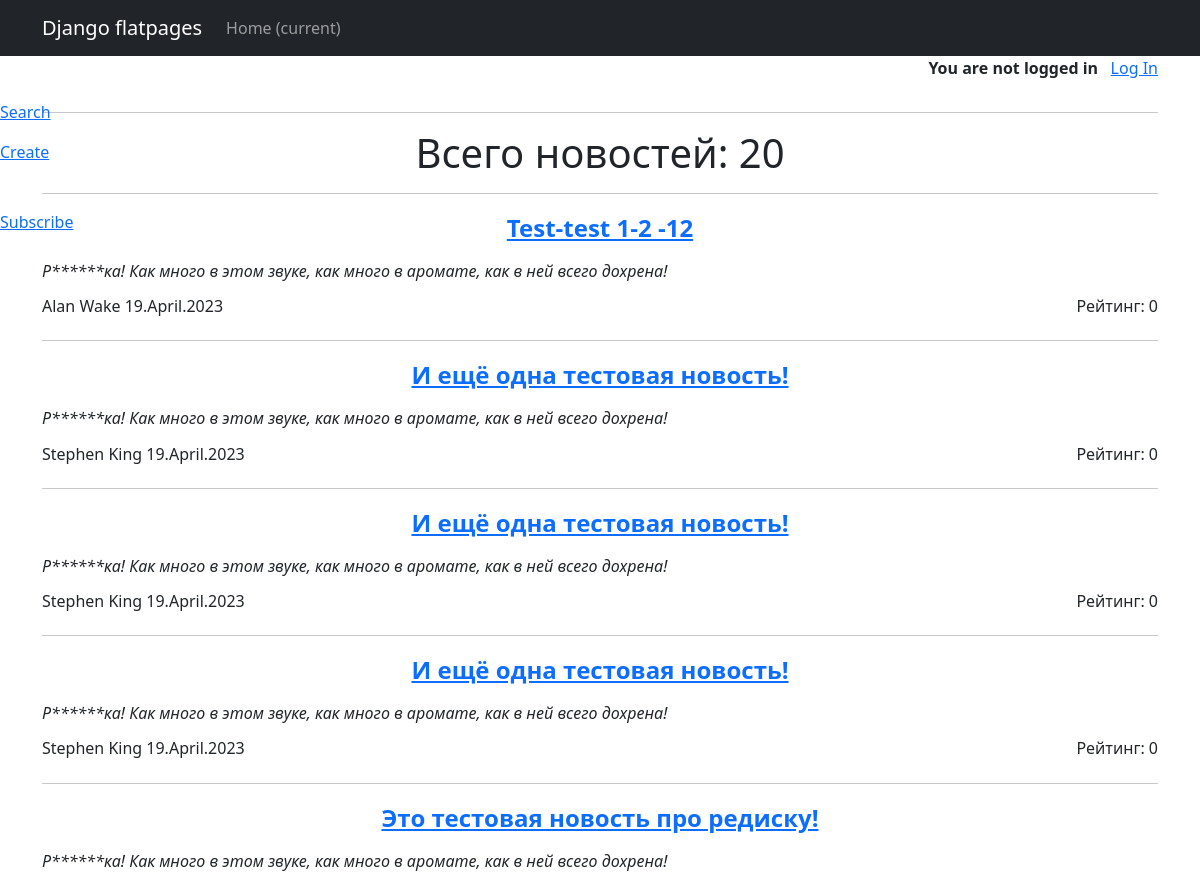
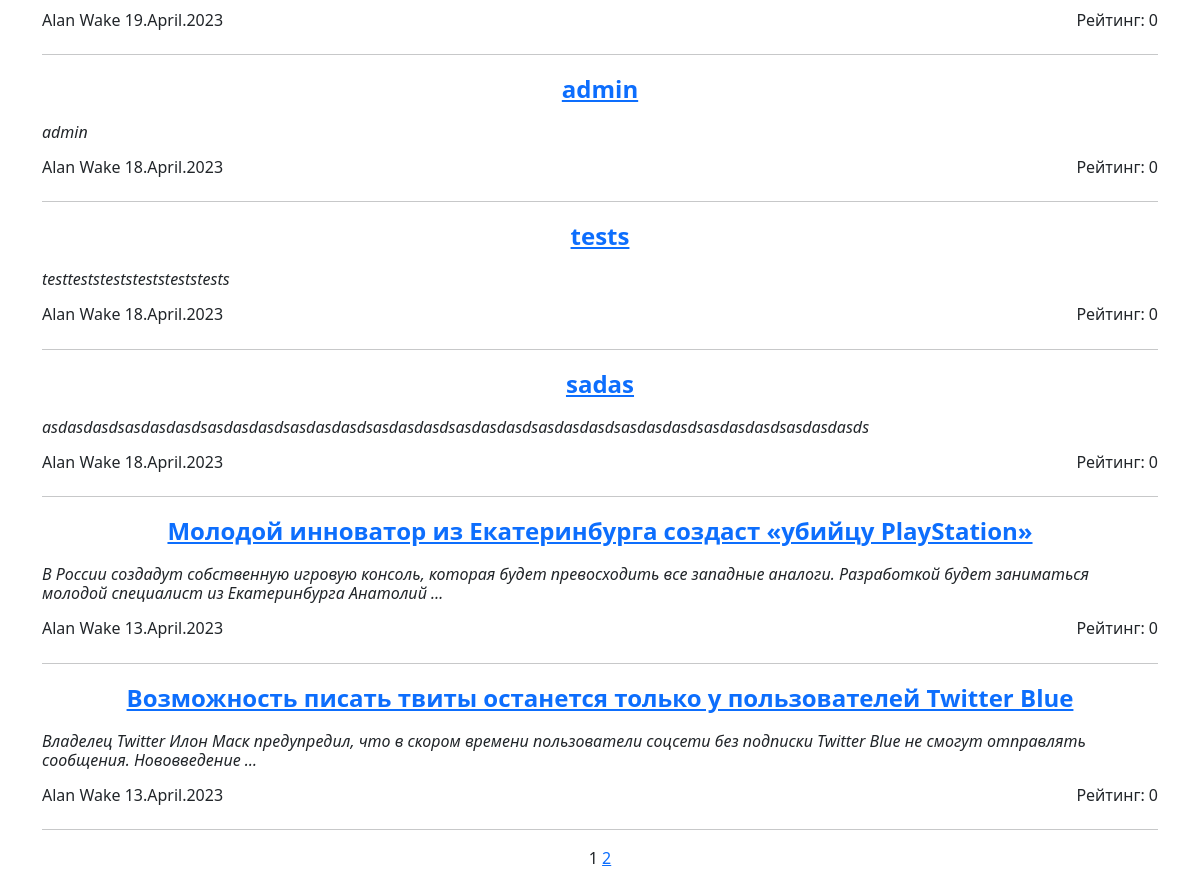
The page /posts/ on the database as committed earlier (2 pictures, top to bottom).
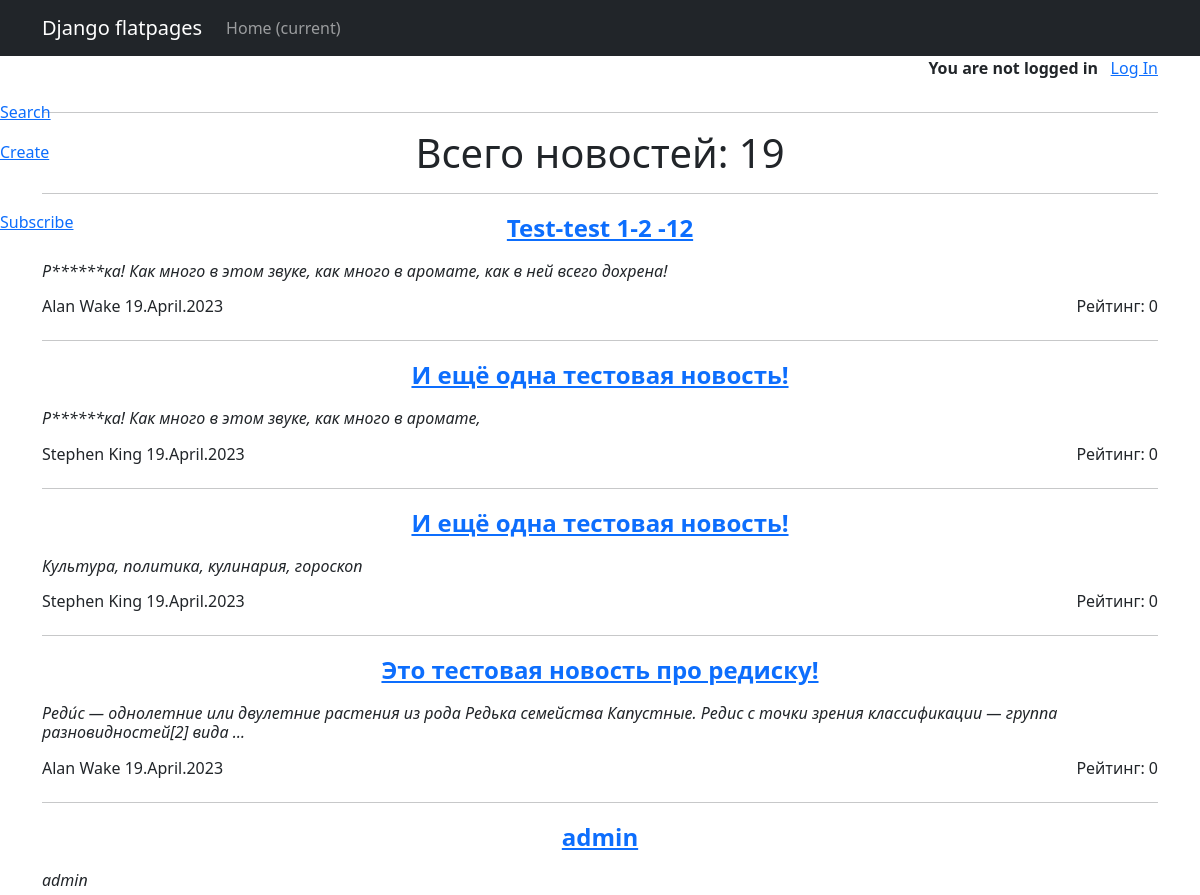
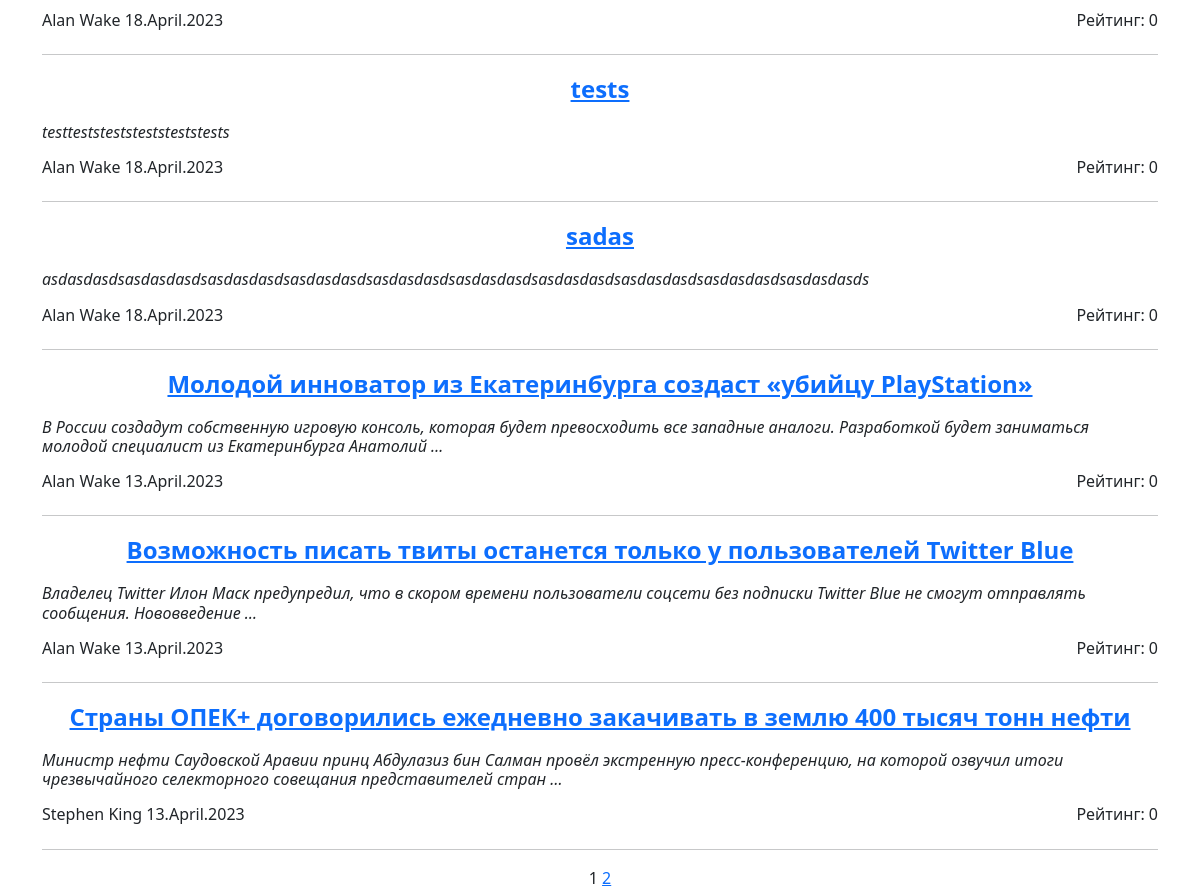
The same page on the database as committed later (2 pictures, top to bottom).
### news/models.py (models this page shows, shortened)
class Post(models.Model):
    ar = 'Article'
    nw = 'News'
    post_types = [
        (ar, 'Article'),
        (nw, 'News')
    ]
    post_type = models.CharField(max_length=7, choices=post_types, default=nw)
    t_creation = models.DateTimeField(auto_now_add=True)
    title = models.CharField(max_length=255)
    content = models.TextField()
    rating = models.IntegerField(default=0, db_column='rating')
    author = models.ForeignKey('Author', on_delete=models.CASCADE, related_name='post')
    category = models.ManyToManyField('Category', blank=True, through='PostCategory', verbose_name='Категории')  # Связь многие к многим

class Author(models.Model):
    full_name = models.CharField(max_length=100)
    rating = models.IntegerField(default=0) # значение вычисляется в update_rating
    user = models.ForeignKey('auth.User', on_delete=models.CASCADE) # связь с методом User один к одному
    def update_rating(self):
        r_comments_by_author = Comment.objects.filter(user_id=self.user.id).aggregate(models.Sum('rating'))['rating__sum'] # new variant
        r_posts = Post.objects.filter(author_id=self).aggregate(models.Sum('rating')) #суммарный рейтинг за посты
        post_ids = Post.objects.filter(author_id=self).values_list('id', flat=True) #(flat=True) чтобы получить одним списком id всех постов этого автора
        r_comments_to_author_posts = Comment.objects.filter(post_id__in=post_ids).aggregate(models.Sum('rating'))['rating__sum']
        print(r_posts, r_posts['rating__sum'], r_comments_by_author, r_comments_to_author_posts)
        self.rating = (int(r_posts['rating__sum']) * 3) + int(r_comments_by_author) + int(r_comments_to_author_posts)
        print(self.rating)
        self.save()
    def __str__(self):
        return self.full_name

### news/views.py (the view)
# urls.py: path('posts/', include('news.urls')),  # < Подключаем представления сначала в news\urls.py находим  PostsList.as_view, => views.py template_name = 'posts.html'
class PostsList(ListView):
    model = Post # Указываем модель, объекты которой мы будем выводить
    ordering = '-t_creation' # Заметка. Тут надо добавить сортировку по времени
    template_name = 'posts.html'  # Указываем имя шаблона, с инструкциями по отображению объектов модели
    context_object_name = 'posts'  # Это имя списка где лежат все объекты. К нему обращаемся в html-шаблоне.
    paginate_by = 10
    def get_queryset(self):
        queryset = super().get_queryset()  # Получаем обычный запрос
        self.filterset = PostFilter(self.request.GET, queryset)  # Используем наш класс фильтрации. self.request.GET содержит объект QueryDict,
        return self.filterset.qs  # Возвращаем из функции отфильтрованный список товаров
    def get_context_data(self, **kwargs):  # Метод get_context_data позволяет нам изменить набор данных, который будет передан в шаблон.
        context = super().get_context_data(**kwargs)
        context['filterset'] = self.filterset  # Добавляем в контекст объект фильтрации.
        context['post_count'] = Post.objects.count()
        return context

### news/templatetags/custom_filters.py (called while the page is built)
@register.filter()
def censor(value):
   for word in bad_words:
      if word.lower() in value.lower():
         value = value.replace(word[1:-2], '*' * (len(word)-1))
   return value

### news/templatetags/custom_tags.py (called while the page is built)
@register.simple_tag(takes_context=True)
def url_replace(context, **kwargs):
   d = context['request'].GET.copy()
   for k, v in kwargs.items():
       d[k] = v
   return d.urlencode()

### templates/Posts.html (shortened to what this page needs)
{% extends 'flatpages/default.html' %}
{% load custom_filters %}
{% load custom_tags %}
{% block content %}
<div style="display: flex; justify-content: right; align-items: right; ">
    {% if user.is_authenticated %}
      <p style="text-align: right; font-weight: bold">{{ user.username }}!&nbsp&nbsp</p>
      <a style="display: block; text-align: right" href="{% url 'logout' %}">Log Out</a>
    {% else %}
      <p style="text-align: right; font-weight: bold">You are not logged in &nbsp&nbsp</p>
      <a style="display: block; text-align: right" href="{% url 'login' %}">Log In</a>
    {% endif %}
</div>
<hr>
<h1>Всего новостей: {{ post_count }}</h1>
<hr>
<a href="search" style="position: fixed; left: 0; top: 100px;">Search</a>
<a href="create" style="position: fixed; left: 0; top: 140px;">Create</a>
<a href="subscribe" style="position: fixed; left: 0; top: 250;">Subscribe</a>
   {% if posts %}
       {% for post in posts %}
           <a href="{% url 'post_full' pk=post.pk %}" style="display: block; text-align: center; font-size:24px; font-weight: bold">{{post.title|censor}}</a>
           <h6 style="text-align: left; font-style: italic;">{{post.content|truncatewords:20|censor}}</h6>
           <div style="display: flex; justify-content: space-between; align-items: center;">
               <h6>{{post.author}} {{post.t_creation|date:"j.F.Y" }}</h6>
               <h6>Рейтинг: {{post.rating}}</h6>
           </div>
           <hr>
       {% endfor %}
   {% else %}
       <h2>Конец истории</h2>
   {% endif %}
   {{ page_obj.number }}
   {% if page_obj.has_next %}
       <a href="?{% url_replace page=page_obj.next_page_number %}">{{ page_obj.next_page_number }}</a>
   {% endif %}
{% endblock content %}

### templates/flatpages/default.html (shortened to what this page needs)
<!DOCTYPE html>
<html lang="en">
    <head>
        {% load static %}
        <link href="{% static 'css/styles.css' %}" rel="stylesheet" />
    </head>
    <body>
<nav class="navbar navbar-expand-lg navbar-dark bg-dark static-top">
   <div class="container">
       <a class="navbar-brand" href="#">Django flatpages</a>
       <div class="collapse navbar-collapse" id="navbarResponsive">
           <ul class="navbar-nav ml-auto">
               <li class="nav-item active">
                   <a class="nav-link" href="#">Home
                       <span class="sr-only">(current)</span>
                   </a>
               </li>
           </ul>
       </div>
   </div>
</nav>
<div class="container">
   <div class="row">
       <div class="col-lg-12 text-center">
           {% block content %}{% endblock content %}
       </div>
   </div>
</div>
    </body>
</html>

Rows that differ between the two databases and show on the page:
removed Post: title|censor "И ещё одна тестовая новость!", content|censor "Р******ка! Как много в этом звуке, как много в аромате, как в ней всего дохрена!", author "Stephen King", t_creation "19.April.2023", rating "0"
changed Post: content|censor "Р******ка! Как много в этом звуке, как много в аромате, как в ней всего дохрена!" → "Р******ка! Как много в этом звуке, как много в аромате,"
changed Post: content|censor "Р******ка! Как много в этом звуке, как много в аромате, как в ней всего дохрена!" → "Культура, политика, кулинария, гороскоп"
changed Post "Это тестовая новость про редиску!": content|censor "Р******ка! Как много в этом звуке, как много в аромате, как в ней всего дохрена!" → "Реди́с — однолетние или двулетние растения из рода Редька семейства Капустные. Редис с точки зрения классификации — группа разновидностей[2] вида …"
now on this page (row unchanged): Post: title|censor "Страны ОПЕК+ договорились ежедневно закачивать в землю 400 тысяч тонн нефти", content|censor "Министр нефти Саудовской Аравии принц Абдулазиз бин Салман провёл экстренную пресс-конференцию, на которой озвучил итоги чрезвычайного селекторного совещания представителей стран …", author "Stephen King", t_creation "13.April.2023", rating "0"
Other text that changed with them:
{{ post_count }}: "20" → "19"
